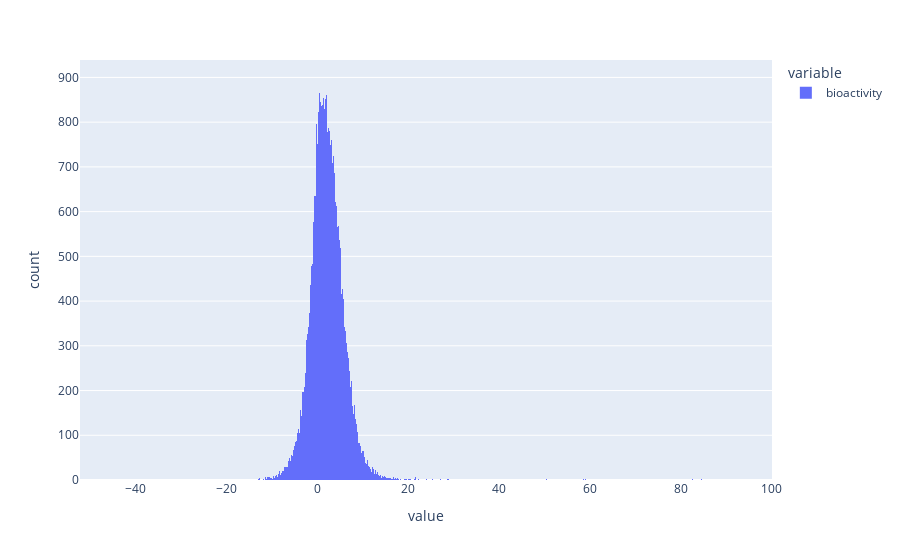

Here is the notebook cell this chart was saved with:
### Code cell
import plotly.express as px
px.histogram(discordantes_inhibition_homo.bioactivity)

### Figure 1 — Plotly figure (JSON) as saved in the notebook; plotly's stock layout.template omitted (floating-point values rounded to 4 significant figures; data arrays with more than 128 entries replaced by an {"elided": "..."} marker saying what was removed)
{"data": [{"alignmentgroup": "True", "bingroup": "x", "hovertemplate": "variable=bioactivity<br>value=%{x}<br>count=%{y}<extra></extra>", "legendgroup": "bioactivity", "marker": {"color": "#636efa", "pattern": {"shape": ""}}, "name": "bioactivity", "offsetgroup": "bioactivity", "orientation": "v", "showlegend": true, "type": "histogram", "x": {"elided": "68619 float values"}, "xaxis": "x", "yaxis": "y"}], "layout": {"barmode": "relative", "legend": {"title": {"text": "variable"}, "tracegroupgap": 0}, "margin": {"t": 60}, "xaxis": {"anchor": "y", "domain": [0, 1], "title": {"text": "value"}}, "yaxis": {"anchor": "x", "domain": [0, 1], "title": {"text": "count"}}}}
